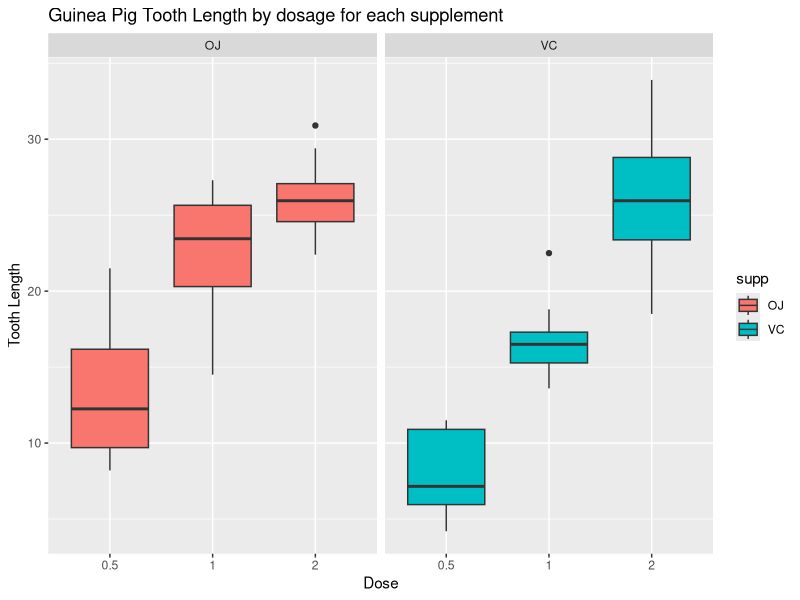

Source code (R):
## ---- chunk 1
knitr::opts_chunk$set(echo = TRUE)
## ---- chunk 2
library(datasets)
data("ToothGrowth")
library(ggplot2)
## ---- chunk 3
dim(ToothGrowth)
## ---- chunk 4
str(ToothGrowth)
## ---- chunk 5
head(ToothGrowth)
## ---- chunk 6
summary(ToothGrowth)
## ---- chunk 7
g <- ggplot(ToothGrowth,aes(x=factor(dose),y=len))
g + facet_grid(.~supp) + geom_boxplot(aes(fill=supp)) + 
    labs(x="Dose",y="Tooth Length",
         title = "Guinea Pig Tooth Length by dosage for each supplement")
## ---- chunk 8
t.test(len~supp,data = ToothGrowth)
## ---- chunk 9
t.test(len~factor(dose),data = subset(ToothGrowth,dose %in% c(0.5,1)))
## ---- chunk 10
t.test(len~factor(dose),data = subset(ToothGrowth,dose %in% c(1,2)))
